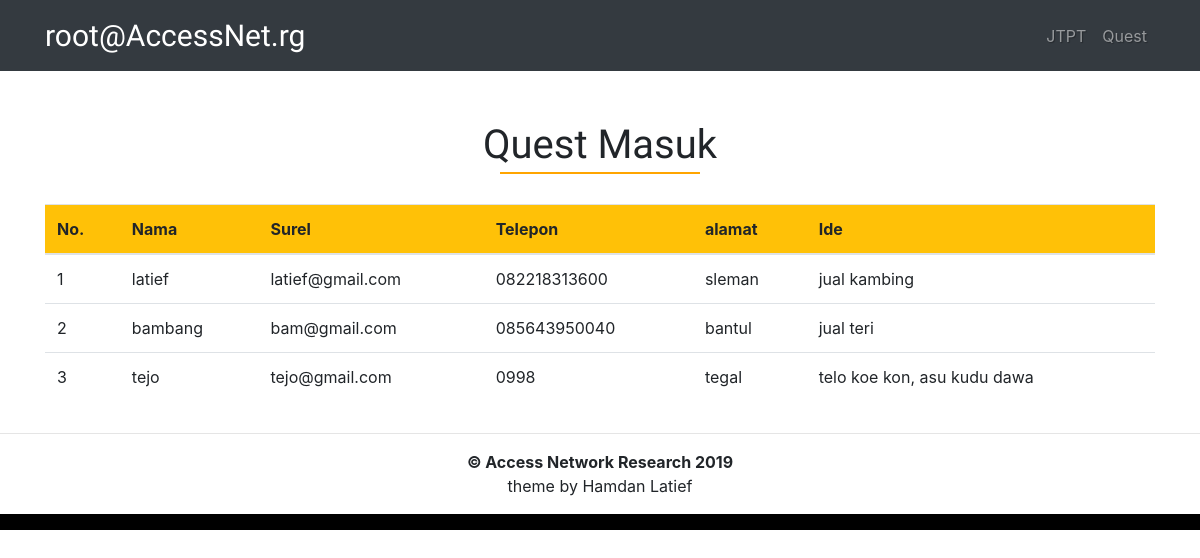
/root@AccessNet.rg/admin-quest.php, run on the app's committed database.
### tables this page shows
CREATE TABLE `quest` (
  `id` int(11) NOT NULL,
  `name` varchar(30) NOT NULL,
  `email` varchar(30) NOT NULL,
  `phone` char(15) NOT NULL,
  `alamat` varchar(20) NOT NULL,
  `spesification` text NOT NULL
);

### root@AccessNet.rg/admin-quest.php (the view, shortened to what this page needs)
<!doctype html>
<html lang="en">
<head>
    <link rel="stylesheet" href="https://stackpath.bootstrapcdn.com/bootstrap/4.2.1/css/bootstrap.min.css"
>
    <link rel="stylesheet" href="style.css">
</head>
<body>
    <nav class="navbar navbar-expand-lg navbar-dark bg-dark">
        <div class="container">
            <a class="navbar-brand" href="admin-quest.php">root@AccessNet.rg</a>
            <div class="collapse navbar-collapse" id="navbarNavAltMarkup">
                <div class="navbar-nav ml-auto">
                    <a class="nav-item nav-link" href="admin-jtpt.php">JTPT</a>
                    <a class="nav-item nav-link" href="admin-quest.php">Quest</a>
                </div>
            </div>
        </div>
    </nav>
    <section class="riset" id="riset">
        <div class="riset-content">
            <div class="container">
                <div class="row judul justify-content-center">
                    <h1>Quest Masuk</h1>
                </div>
                <hr>
                <div class="row isi text-justify">
                    <div class="col-lg-12">
                        <table class="table">
                            <thead>
                                <tr class="bg-warning">
                                    <th scope="col">No.</th>
                                    <th scope="col">Nama</th>
                                    <th scope="col">Surel</th>
                                    <th scope="col">Telepon</th>
                                    <th scope="col">alamat</th>
                                    <th scope="col">Ide</th>
                                </tr>
                                <?php
                    include("../functions/konek.php");
                    $sqlQuery = mysqli_query($connect, "SELECT * FROM quest ORDER BY id ASC"  );
                            $no = 1;
                            while($data = mysqli_fetch_array($sqlQuery)){
                              echo '<tr>';
                                echo '<td>'.$no.'</td>';
                                echo '<td>'.$data['name'].'</td>';
                                echo '<td>'.$data['email'].'</td>';
                                echo '<td>'.$data['phone'].'</td>';
                                echo '<td>'.$data['alamat'].'</td>';
                                echo '<td>'.$data['spesification'].'</td>';
                            echo "</tr>";
                              $no++;
                            }
                    ?>
                            </thead>
                        </table>
                    </div>
                </div>
            </div>
        </div>
        <section class="footer" id="footer">
            <div class="footer text-center">
                <hr>
                <b>© Access Network Research 2019</b>
                <br>
                <p>theme by Hamdan Latief</p>
            </div>
        </section>
        <nav class="navbar navbot navbar-light" style="background-color: black;">
        </nav>
    </section>
</body>
</html>

### root@AccessNet.rg/style.css (style rules this page uses)
.navbar { position: relative; z-index: 1; }
.navbar-brand { font-family: Viga; font-size: 30px; }
.riset-content .judul { font-family: viga; margin-top: 50px; }
.riset-content hr { border-top: 2px solid orange; width: 200px; margin-top: -5px; margin-bottom: 30px; }
@media (min-width: 992px) { .nav-link { text-shadow: 1px 1px 1px rgba(0, 0, 0, 0.3); } }

### data on the page
quest: name "latief", email "latief@gmail.com", phone "082218313600", alamat "sleman", spesification "jual kambing"
quest: name "bambang", email "bam@gmail.com", phone "085643950040", alamat "bantul", spesification "jual teri"
quest: name "tejo", email "tejo@gmail.com", phone "0998", alamat "tegal", spesification "telo koe kon, asu kudu dawa"
